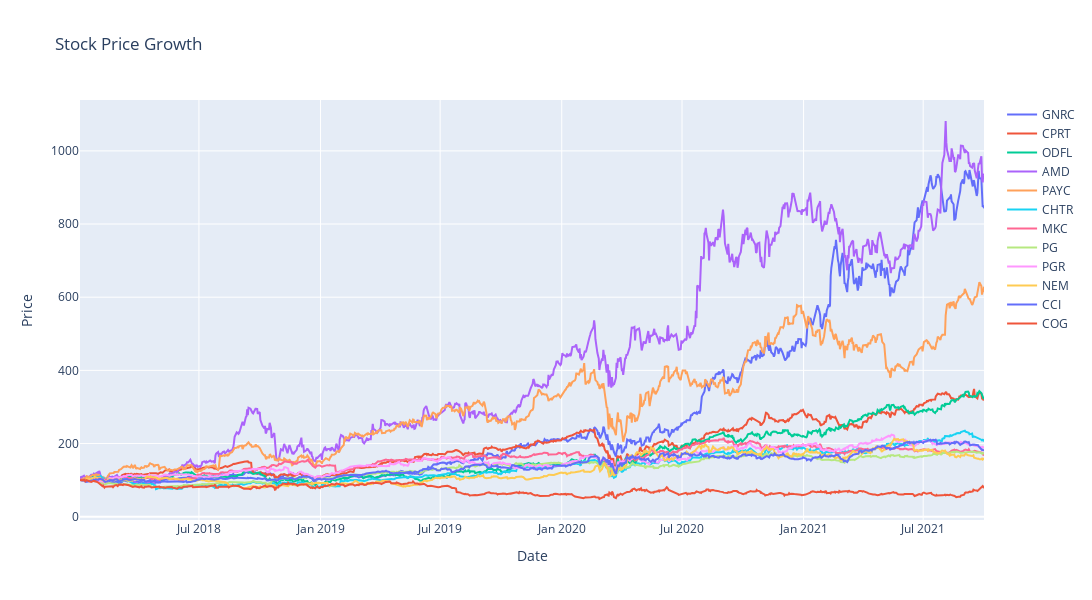

Notebook cell for this chart:
### Markdown cell above
# Plot Growth of Investments over Total Dataset

### Code cell
growth_df = (mult_df / mult_df.iloc[0] * 100)

fig = go.Figure()

for x in growth_df.columns:
    fig.add_trace(go.Scatter(x=growth_df.index, y=growth_df[x], mode="lines", name=x))

fig.update_layout(title="Stock Price Growth",
                  xaxis_title="Date",
                  yaxis_title="Price",
                  height=600,
                  width=1200)

fig.show()

### Figure 1 — Plotly figure (JSON) as saved in the notebook; plotly's stock layout.template omitted (floating-point values rounded to 4 significant figures; data arrays with more than 128 entries replaced by an {"elided": "..."} marker saying what was removed)
{"data": [{"mode": "lines", "name": "GNRC", "type": "scatter", "x": {"elided": "945 str values"}, "y": {"elided": "945 float values"}}, {"mode": "lines", "name": "CPRT", "type": "scatter", "x": {"elided": "945 str values"}, "y": {"elided": "945 float values"}}, {"mode": "lines", "name": "ODFL", "type": "scatter", "x": {"elided": "945 str values"}, "y": {"elided": "945 float values"}}, {"mode": "lines", "name": "AMD", "type": "scatter", "x": {"elided": "945 str values"}, "y": {"elided": "945 float values"}}, {"mode": "lines", "name": "PAYC", "type": "scatter", "x": {"elided": "945 str values"}, "y": {"elided": "945 float values"}}, {"mode": "lines", "name": "CHTR", "type": "scatter", "x": {"elided": "945 str values"}, "y": {"elided": "945 float values"}}, {"mode": "lines", "name": "MKC", "type": "scatter", "x": {"elided": "945 str values"}, "y": {"elided": "945 float values"}}, {"mode": "lines", "name": "PG", "type": "scatter", "x": {"elided": "945 str values"}, "y": {"elided": "945 float values"}}, {"mode": "lines", "name": "PGR", "type": "scatter", "x": {"elided": "945 str values"}, "y": {"elided": "945 float values"}}, {"mode": "lines", "name": "NEM", "type": "scatter", "x": {"elided": "945 str values"}, "y": {"elided": "945 float values"}}, {"mode": "lines", "name": "CCI", "type": "scatter", "x": {"elided": "945 str values"}, "y": {"elided": "945 float values"}}, {"mode": "lines", "name": "COG", "type": "scatter", "x": {"elided": "945 str values"}, "y": {"elided": "945 float values"}}], "layout": {"height": 600, "title": {"text": "Stock Price Growth"}, "width": 1200, "xaxis": {"title": {"text": "Date"}}, "yaxis": {"title": {"text": "Price"}}}}
